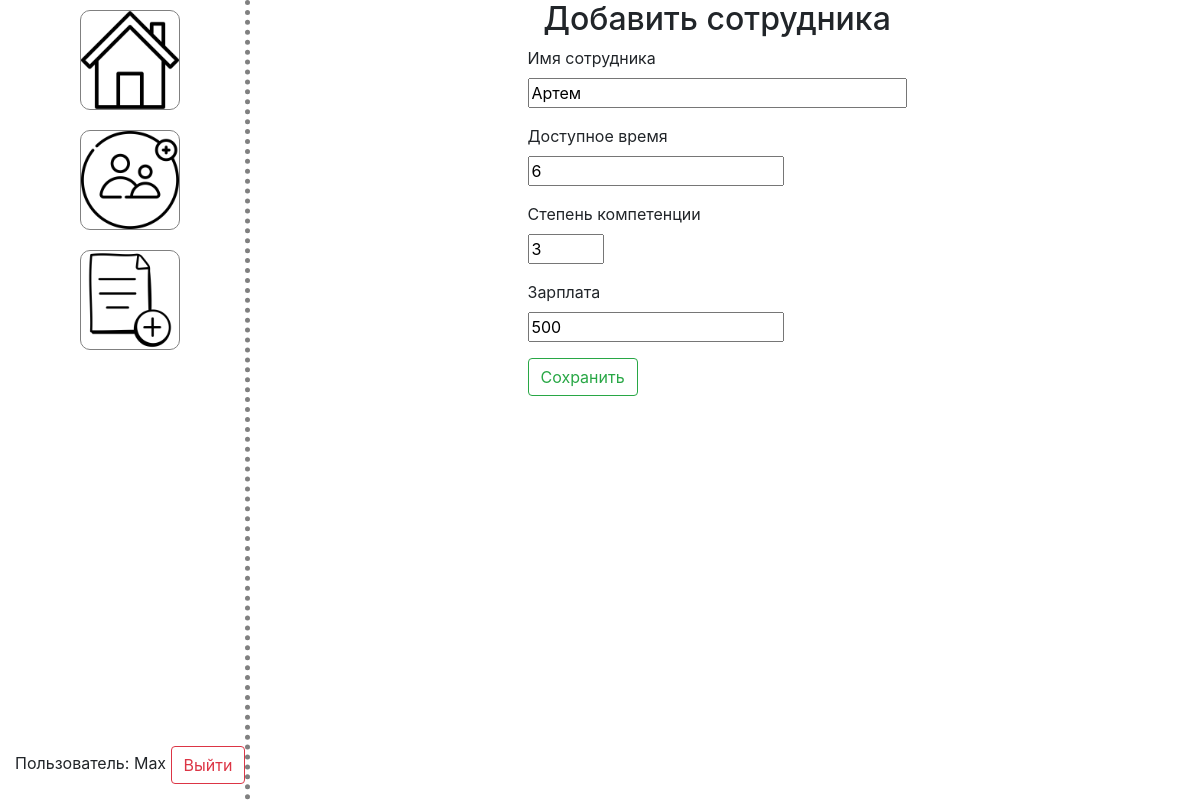
/edit_employee/3 (signed in), run on the app's committed database.
### manage.py (models this page shows, shortened)
class User(UserMixin, db.Model):
    id = db.Column(db.Integer, primary_key=True)
    username = db.Column(db.String(80), unique=True, nullable=False)
    password = db.Column(db.String(80), nullable=False)
    status = db.Column(db.String(80), nullable=False, default="default")

class Employee(db.Model):
    id = db.Column(db.Integer, primary_key=True)
    name = db.Column(db.String(80), nullable=False)
    time_available = db.Column(db.Float, nullable=False, default=0.0)
    level = db.Column(db.Integer, nullable=False, default=1)
    salary = db.Column(db.Float, nullable=False)

### views.py (the view, shortened to what this page needs)
@main_blueprint.route('/edit_employee/<employee_id>', methods=['GET', 'POST'])
@login_required
def edit_employee(employee_id):
    employee = Employee.query.get(employee_id)
    if employee is None:
        flash(f'Сотрудник с номером {employee_id} не найден', 'danger')
        return redirect(url_for('main.home'))
    form = EmployeeForm(obj=employee)
    return render_template('edit_employee.html', form=form)

### forms.py
class EmployeeForm(FlaskForm):
    name = StringField('Имя сотрудника', validators=[DataRequired()])
    time_available = IntegerField('Доступное время', validators=[DataRequired(), NumberRange(min=0)])
    level = IntegerField('Степень компетенции', validators=[DataRequired(), NumberRange(min=1, max=5)])
    salary = IntegerField('Зарплата', validators=[DataRequired(), NumberRange(min=0)])
    submit = SubmitField('Сохранить')

### app.py (called while the page is built)
def create_app(config_class=Config):
    app = Flask(__name__)
    app.config.from_object(config_class)
    db.init_app(app)
    from views import main_blueprint
    app.register_blueprint(main_blueprint)
    from auth import auth_blueprint
    app.register_blueprint(auth_blueprint)
    login_manager = LoginManager()
    login_manager.init_app(app)
    login_manager.login_view = 'auth.login'
    @login_manager.user_loader
    def load_user(id):
        return User.query.get(int(id))
    return app

### templates/edit_employee.html (shortened to what this page needs)
{% extends 'layout.html' %}
{% block content %}
<div class="container login">
    <h2>Добавить сотрудника</h2>
    <form method="POST">
        <p>
            {{ form.name.label }}<br>
            {{ form.name(size=32) }}
        </p>
        <p>
            {{ form.time_available.label }}<br>
            {{ form.time_available(size=32) }}
        </p>
        <p>
            {{ form.level.label }}<br>
            {{ form.level(size=32) }}
        </p>
        <p>
            {{ form.salary.label }}<br>
            {{ form.salary(size=32) }}
        </p>
        <p>{{ form.submit(class_="btn btn-outline-success") }}</p>
    </form>
</div>
{% endblock %}

### templates/layout.html (shortened to what this page needs)
<!DOCTYPE html>
<html>
<head>
    <link rel="stylesheet" href="https://stackpath.bootstrapcdn.com/bootstrap/4.3.1/css/bootstrap.min.css">
    <link rel="stylesheet" href="{{ url_for('static', filename='css/main.css') }}">
</head>
<body>
    <div class="container-fluid main">
        <div class="sidenavbar">
            {% if current_user.is_authenticated %}
                <div class="header">
                    <a href="{{ url_for('main.create_task') }}">
                        <img src="{{ url_for('static', filename='img/addTask.png') }}" alt="Создать новую задачу">
                    </a>
                    <a href="{{ url_for('main.create_employee') }}">
                        <img src="{{ url_for('static', filename='img/addEmployee.png') }}" alt="Добавить нового сотрудника">
                    </a>
                    <a href="/">
                        <img src="{{ url_for('static', filename='img/homeIcon.png') }}" alt="Главный экран">
                    </a>
                </div>
                <div class="footer">
                    <p>Пользователь: {{ current_user.username }} <button id="logout-button" class="btn btn-outline-danger">Выйти</button></p>
                </div>
            {% else %}
                <div class="header">
                    <p>Вход не выполнен. Пожалуйста, <a href="{{ url_for('auth.login') }}">войдите</a> или <a href="{{ url_for('auth.signup') }}">зарегистрируйтесь</a></p>
                </div>
            {% endif %}
        </div>
        <div class="content">
            {% block content %} {% endblock %}
        </div>
    </div>
</body>
</html>

### static/css/main.css (style rules this page uses)
.container, .container-fluid { display: flex; }
.sidenavbar { flex: 1; display: flex; flex-direction: column; border-right: 5px dotted grey; position: fixed; min-height: 100vh; }
.sidenavbar .footer { margin-top: auto; }
.sidenavbar .header { display: flex; flex-direction: column-reverse; align-items: center; }
.sidenavbar .header img { width: 100px; height: 100px; margin: 10px; border: 1px solid grey; border-radius: 10px; transition: background-color 0.5s ease; }
.content { flex: 4; display: flex; flex-direction: column; margin-left: 20%; }
.login { flex-direction: column; align-items: center; }
h2, .mainlable { text-align: center; }

### data on the page
User: username "Max"
Employee: name "Артем", time_available "6", level "3", salary "500"
